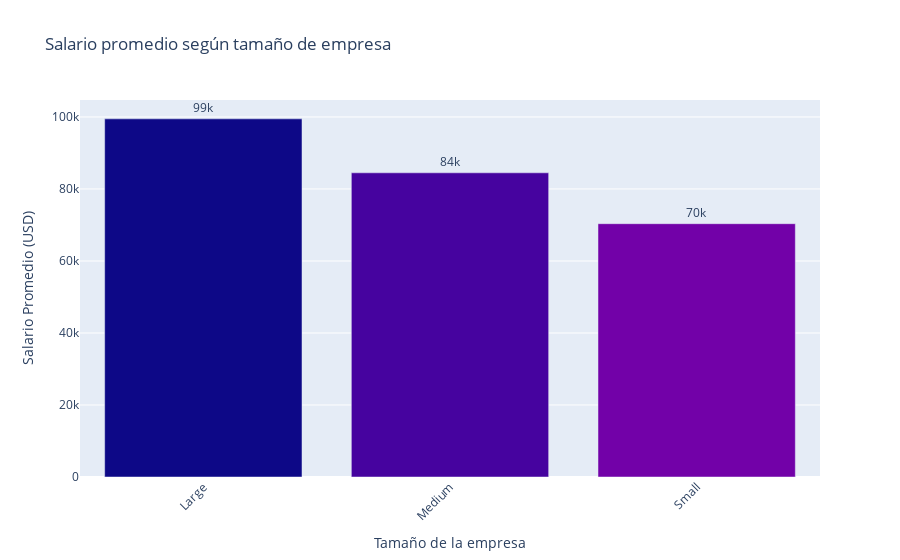

Write notebook code for a chart like this one.
### Code cell
# --- Pregunta 3: Salario promedio por tamaño de empresa ---

# Agrupar salario promedio por tamaño de empresa
salary_by_company_size = (
    df.groupby('company_size')['salary_usd']
    .mean()
    .sort_values(ascending=False)
    .reset_index()
)

# Crear gráfico
fig_size = px.bar(
    salary_by_company_size,
    x='company_size',
    y='salary_usd',
    title='Salario promedio según tamaño de empresa',
    labels={'company_size': 'Tamaño de la empresa','salary_usd': 'Salario Promedio (USD)'},
    text='salary_usd',
    color='company_size',
    color_discrete_sequence=px.colors.sequential.Plasma
)
fig_size.update_traces(texttemplate='%{text:.2s}', textposition='outside')
fig_size.update_layout(xaxis={'categoryorder': 'total descending'},xaxis_tickangle=-45, showlegend=False)

# Mostrar gráfico
fig_size.show()

### Figure 1 — Plotly figure (JSON) as saved in the notebook; plotly's stock layout.template omitted (floating-point values rounded to 4 significant figures)
{"data": [{"hovertemplate": "Tamaño de la empresa=%{x}<br>Salario Promedio (USD)=%{text}<extra></extra>", "legendgroup": "Large", "marker": {"color": "#0d0887", "pattern": {"shape": ""}}, "name": "Large", "orientation": "v", "showlegend": true, "text": [99470.0], "textposition": "outside", "texttemplate": "%{text:.2s}", "type": "bar", "x": ["Large"], "xaxis": "x", "y": [99470.0], "yaxis": "y"}, {"hovertemplate": "Tamaño de la empresa=%{x}<br>Salario Promedio (USD)=%{text}<extra></extra>", "legendgroup": "Medium", "marker": {"color": "#46039f", "pattern": {"shape": ""}}, "name": "Medium", "orientation": "v", "showlegend": true, "text": [84490.0], "textposition": "outside", "texttemplate": "%{text:.2s}", "type": "bar", "x": ["Medium"], "xaxis": "x", "y": [84490.0], "yaxis": "y"}, {"hovertemplate": "Tamaño de la empresa=%{x}<br>Salario Promedio (USD)=%{text}<extra></extra>", "legendgroup": "Small", "marker": {"color": "#7201a8", "pattern": {"shape": ""}}, "name": "Small", "orientation": "v", "showlegend": true, "text": [70350.0], "textposition": "outside", "texttemplate": "%{text:.2s}", "type": "bar", "x": ["Small"], "xaxis": "x", "y": [70350.0], "yaxis": "y"}], "layout": {"barmode": "relative", "legend": {"title": {"text": "Tamaño de la empresa"}, "tracegroupgap": 0}, "showlegend": false, "title": {"text": "Salario promedio según tamaño de empresa"}, "xaxis": {"anchor": "y", "categoryarray": ["Large", "Medium", "Small"], "categoryorder": "total descending", "domain": [0, 1], "tickangle": -45, "title": {"text": "Tamaño de la empresa"}}, "yaxis": {"anchor": "x", "domain": [0, 1], "title": {"text": "Salario Promedio (USD)"}}}}
